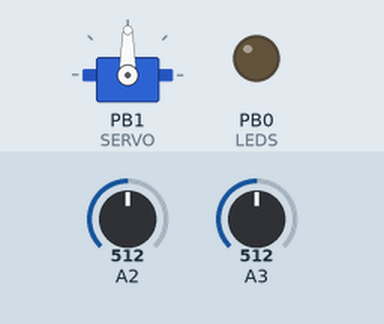
Bench run of a sketch on a simulated ATtiny85, built with avr-gcc and run on an emulated ATtiny85. Parts: servo, output pins drawn as LEDs (lit = HIGH). Wiring (inferred from the names in the program): servo: signal PB1. The test bench sets the inputs (shaded band); at power-on: A3 = 512, A2 = 512. Servo pulses on a pin are drawn as a servo (544–2400 µs = 0–180°); pins used as bus, display or sensor lines are not drawn.

Above: at 1.2 s.
1.3 s: A3 set to 716
At 1.8 s:
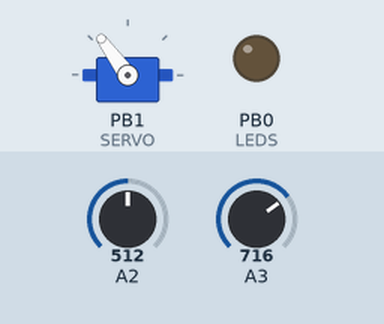
2.8 s: A3 set to 900
At 3.9 s:
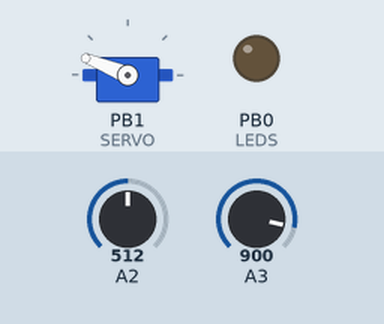
4.3 s: A3 set to 1023
At 5.3 s:
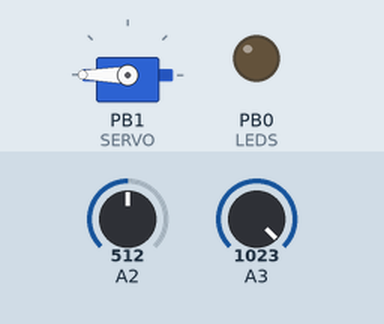
5.8 s: A3 set to 306
At 7.0 s:
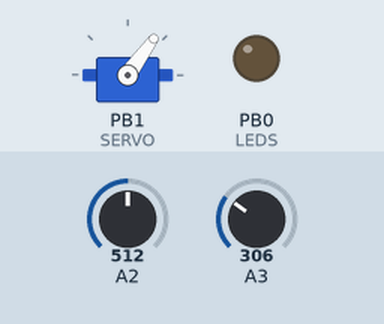
7.3 s: A2 set to 716
At 7.7 s:
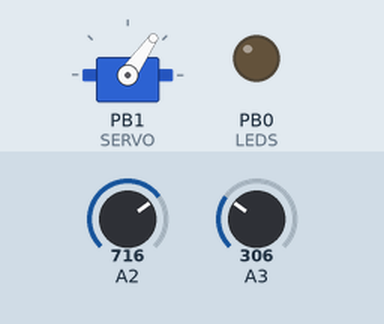
8.8 s: A2 set to 524
10.3 s: A2 set to 498
At 10.8 s:
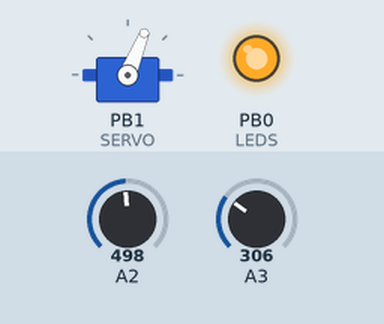
Timing chart, 0 to 15.9 s (numbered marks = the images above; inputs shaded):
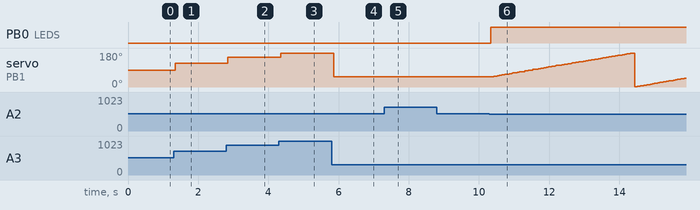

The sketch:

ServoTester.ino
```cpp
/*
 * DEVELOPED by Tiago Santos (tmasantos.com)
 * -- This program is a tool that enables you to perform servo operations easily (centering, manual and swipe).
 * -- It was developed for the Attiny 85, but also works on any Arduino. Just change the "defines" defined bellow.
 */

#include "SoftwareServo.h"                    //SOURCE: http://playground.arduino.cc/ComponentLib/Servo

/*
 * Attiny 85 I/O
 */
#define LEDS 0                                // PWM Output
#define SERVO 1                               // PWM Output
#define BUTTON 2                              // Analog Input
#define POTENTIOMETER 3                       // Analog Input

SoftwareServo myservo;                        // create servo object to control a servo

int angle= 0;                                 //Servo current angle
int b_state=1;                                //Saves button
int mode= 0;                                  //Current mode 0: centering mode (90º); 1: potentiometer mode; 2: swipe mode.

/*
 * Swipe between 0 and 180
 */
void modeThree(){
  if(++angle > 180) angle=0;                  // Swipe from 0º to 179º
  myservo.write(angle);
}

/*
 * Potentiometer mode (Example from arduino website)
 */
void modeTwo(){
  int val = analogRead(POTENTIOMETER);        // reads the value of the potentiometer (value between 0 and 1023)
  val = map(val, 0, 1023, 0, 179);            // scale it to use it with the servo (value between 0 and 180)
  myservo.write(angle= val);                  // sets the servo position according to the scaled value
}

/*
 * Put servo @ 90º
 */
void modeOne(){
  myservo.write(angle= 90);
}

/*
 * Get current mode. If button is pressed, change mode.
 */
int getMode(){
  if(isChangeState()){
    mode++;
    if(mode > 2)
      mode = 0;
  }
  return mode;
}

/*
 * Check if button is pressed
 */
bool isChangeState(){
  char state= analogRead(BUTTON) > 512? 1 : 0;
  bool changed=  (b_state != state) && b_state == 1;

  //Debounce is at loop()! > 15 needed

  b_state= state;
  return changed;
}

void setup()
{
  myservo.attach(SERVO);                        // attaches the servo on pin 2 to the servo object
  pinMode(LEDS, OUTPUT);                        // sets the pin as output
  pinMode(POTENTIOMETER, INPUT);                // sets the pin as input
  pinMode(BUTTON, INPUT);                       // sets the pin as input
}

void loop()
{
  //Get current mode and set the LEDs accordingly
  switch(getMode()){
    case 0: modeOne(); analogWrite(LEDS,127); break;
    case 1: modeTwo(); analogWrite(LEDS,0); break;
    case 2: modeThree(); analogWrite(LEDS,255); break;
  }

  delay(30);
  SoftwareServo::refresh();                     //Needed for Software servo fo work
}
```

SoftwareServo.cpp
```cpp
#include "SoftwareServo.h"

SoftwareServo *SoftwareServo::first;

#define NO_ANGLE (0xff)

SoftwareServo::SoftwareServo() : pin(0),angle(NO_ANGLE),pulse0(0),min16(34),max16(150),next(0)
{}

void SoftwareServo::setMinimumPulse(uint16_t t)
{
    min16 = t/16;
}

void SoftwareServo::setMaximumPulse(uint16_t t)
{
    max16 = t/16;
}

uint8_t SoftwareServo::attach(int pinArg)
{
    pin = pinArg;
    angle = NO_ANGLE;
    pulse0 = 0;
    next = first;
    first = this;
    digitalWrite(pin,0);
    pinMode(pin,OUTPUT);
    return 1;
}

void SoftwareServo::detach()
{
    for ( SoftwareServo **p = &first; *p != 0; p = &((*p)->next) ) {
	if ( *p == this) {
	    *p = this->next;
	    this->next = 0;
	    return;
	}
    }
}

void SoftwareServo::write(int angleArg)
{
    if ( angleArg < 0) angleArg = 0;
    if ( angleArg > 180) angleArg = 180;
    angle = angleArg;
    // bleh, have to use longs to prevent overflow, could be tricky if always a 16MHz clock, but not true
    // That 64L on the end is the TCNT0 prescaler, it will need to change if the clock's prescaler changes,
    // but then there will likely be an overflow problem, so it will have to be handled by a human.
    pulse0 = (min16*16L*clockCyclesPerMicrosecond() + (max16-min16)*(16L*clockCyclesPerMicrosecond())*angle/180L)/64L;
}

uint8_t SoftwareServo::read()
{
    return angle;
}

uint8_t SoftwareServo::attached()
{
    for ( SoftwareServo *p = first; p != 0; p = p->next ) {
	if ( p == this) return 1;
    }
    return 0;
}

void SoftwareServo::refresh()
{
    uint8_t count = 0, i = 0;
    uint16_t base = 0;
    SoftwareServo *p;
    static unsigned long lastRefresh = 0;
    unsigned long m = millis();

    // if we haven't wrapped millis, and 20ms have not passed, then don't do anything
    if ( m >= lastRefresh && m < lastRefresh + 20) return;
    lastRefresh = m;

    for ( p = first; p != 0; p = p->next ) if ( p->pulse0) count++;
    if ( count == 0) return;

    // gather all the SoftwareServos in an array
    SoftwareServo *s[count];
    for ( p = first; p != 0; p = p->next ) if ( p->pulse0) s[i++] = p;

    // bubblesort the SoftwareServos by pulse time, ascending order
    for(;;) {
	uint8_t moved = 0;
	for ( i = 1; i < count; i++) {
	    if ( s[i]->pulse0 < s[i-1]->pulse0) {
		SoftwareServo *t = s[i];
		s[i] = s[i-1];
		s[i-1] = t;
		moved = 1;
	    }
	}
	if ( !moved) break;
    }

    // turn on all the pins
    // Note the timing error here... when you have many SoftwareServos going, the
    // ones at the front will get a pulse that is a few microseconds too long.
    // Figure about 4uS/SoftwareServo after them. This could be compensated, but I feel
    // it is within the margin of error of software SoftwareServos that could catch
    // an extra interrupt handler at any time.
    for ( i = 0; i < count; i++) digitalWrite( s[i]->pin, 1);

    uint8_t start = TCNT0;
    uint8_t now = start;
    uint8_t last = now;

    // Now wait for each pin's time in turn..
    for ( i = 0; i < count; i++) {
	uint16_t go = start + s[i]->pulse0;

	// loop until we reach or pass 'go' time
	for (;;) {
	    now = TCNT0;
	    if ( now < last) base += 256;
	    last = now;

	    if ( base+now > go) {
		digitalWrite( s[i]->pin,0);
		break;
	    }
	}
    }
}
```

SoftwareServo.h
```cpp
#ifndef SoftwareServo_h
#define SoftwareServo_h

//#include <WProgram.h>
#include <Arduino.h>
#include <inttypes.h>

class SoftwareServo
{
  private:
    uint8_t pin;
    uint8_t angle;       // in degrees
    uint16_t pulse0;     // pulse width in TCNT0 counts
    uint8_t min16;       // minimum pulse, 16uS units  (default is 34)
    uint8_t max16;       // maximum pulse, 16uS units, 0-4ms range (default is 150)
    class SoftwareServo *next;
    static SoftwareServo* first;
  public:
    SoftwareServo();
    uint8_t attach(int);     // attach to a pin, sets pinMode, returns 0 on failure, won't
                             // position the servo until a subsequent write() happens
    void detach();
    void write(int);         // specify the angle in degrees, 0 to 180
    uint8_t read();
    uint8_t attached();
    void setMinimumPulse(uint16_t);  // pulse length for 0 degrees in microseconds, 540uS default
    void setMaximumPulse(uint16_t);  // pulse length for 180 degrees in microseconds, 2400uS default
    static void refresh();    // must be called at least every 50ms or so to keep servo alive
                              // you can call more often, it won't happen more than once every 20ms
};

#endif
```

Measured:
- the behaviour switches between 513 and 512 on A2 (found by bisection; images 5 and 6)
- after the input at 1.3 s, servo on PB1 (SERVO): 90° → 126° after 0.05 s
- after the input at 2.8 s, servo on PB1 (SERVO): 126° → 158° at once
- after the input at 4.3 s, servo on PB1 (SERVO): 158° → 180° after 0.05 s
- after the input at 5.8 s, servo on PB1 (SERVO): 180° → 54° after 0.06 s
- after the input at 7.3 s, servo on PB1 (SERVO): 54° → 55° after 0.05 s
- after the input at 8.8 s, every drawn part: stays the same
- after the input at 10.3 s, PB0 (LEDS): LOW → HIGH at once
